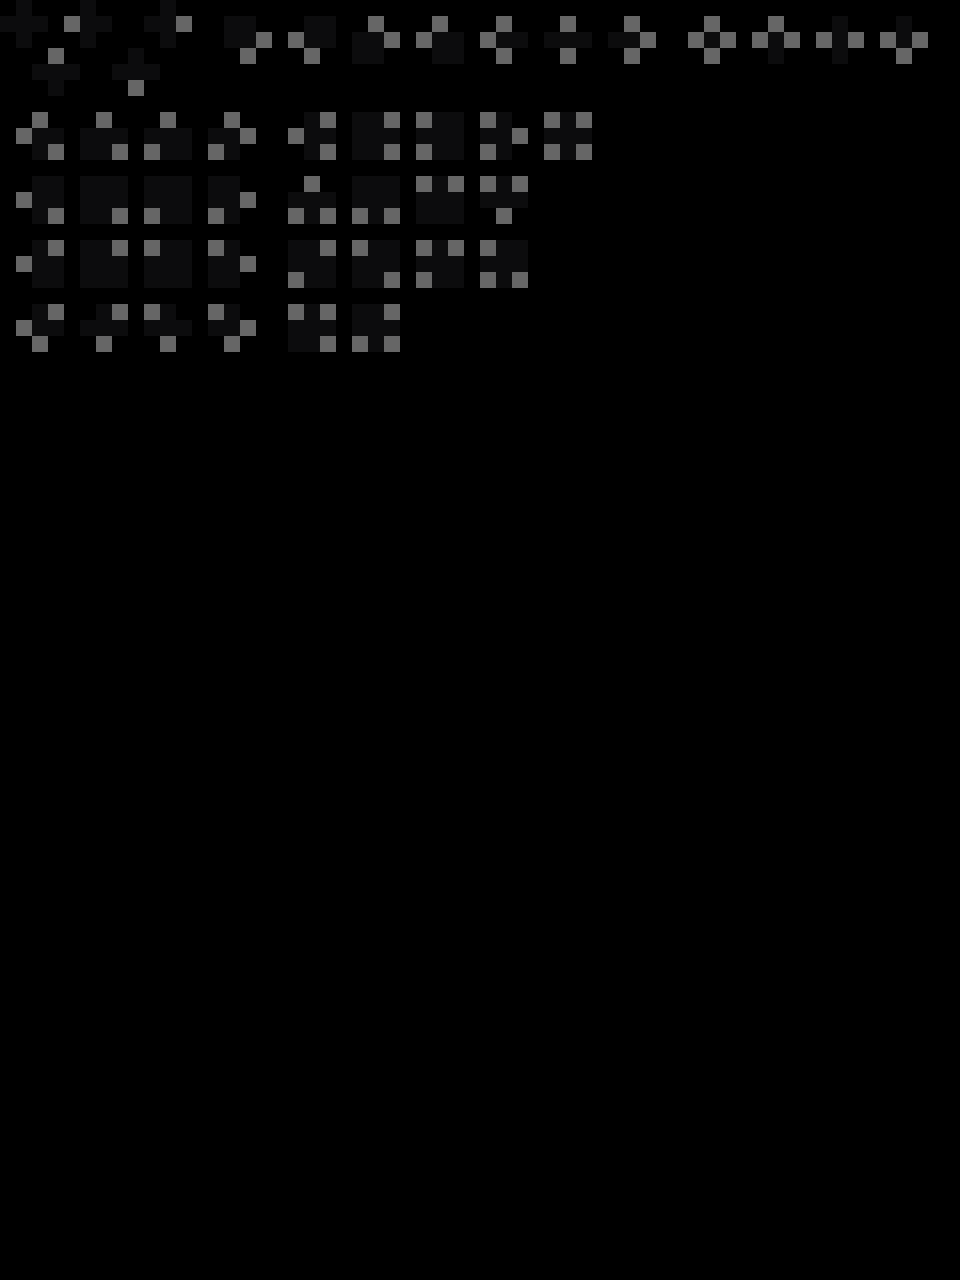

This is a level from a 2D game, rendered from its Tiled map with the project's own tilesets. A one-line summary and the map file follow, with tile-layer data summarised:
An orthogonal 60x80 tile map with 16x16 px tiles, 1 tile layer (Input_PrototypeLayer), 1 hidden layer not drawn.

<map version="1.10" tiledversion="1.10.2" orientation="orthogonal" renderorder="right-down" width="60" height="80" tilewidth="16" tileheight="16" infinite="0" nextlayerid="5" nextobjectid="1">
 <properties>
  <property name="DeleteTiles" type="bool" value="true" />
  <property name="Disabled" type="bool" value="false" />
 </properties>
 <tileset firstgid="1" source="../../Prototype.tsx" />
 <layer id="2" name="Input_PrototypeLayer" width="60" height="80" opacity="0.4">
  <data>[4800 cells, 325 non-empty, 2 distinct tile ids]</data>
 </layer>
 <layer id="3" name="output_TerrainLayer" width="60" height="80" visible="0">
  <data>[4800 cells, 47 non-empty, 47 distinct tile ids]</data>
 </layer>
</map>
